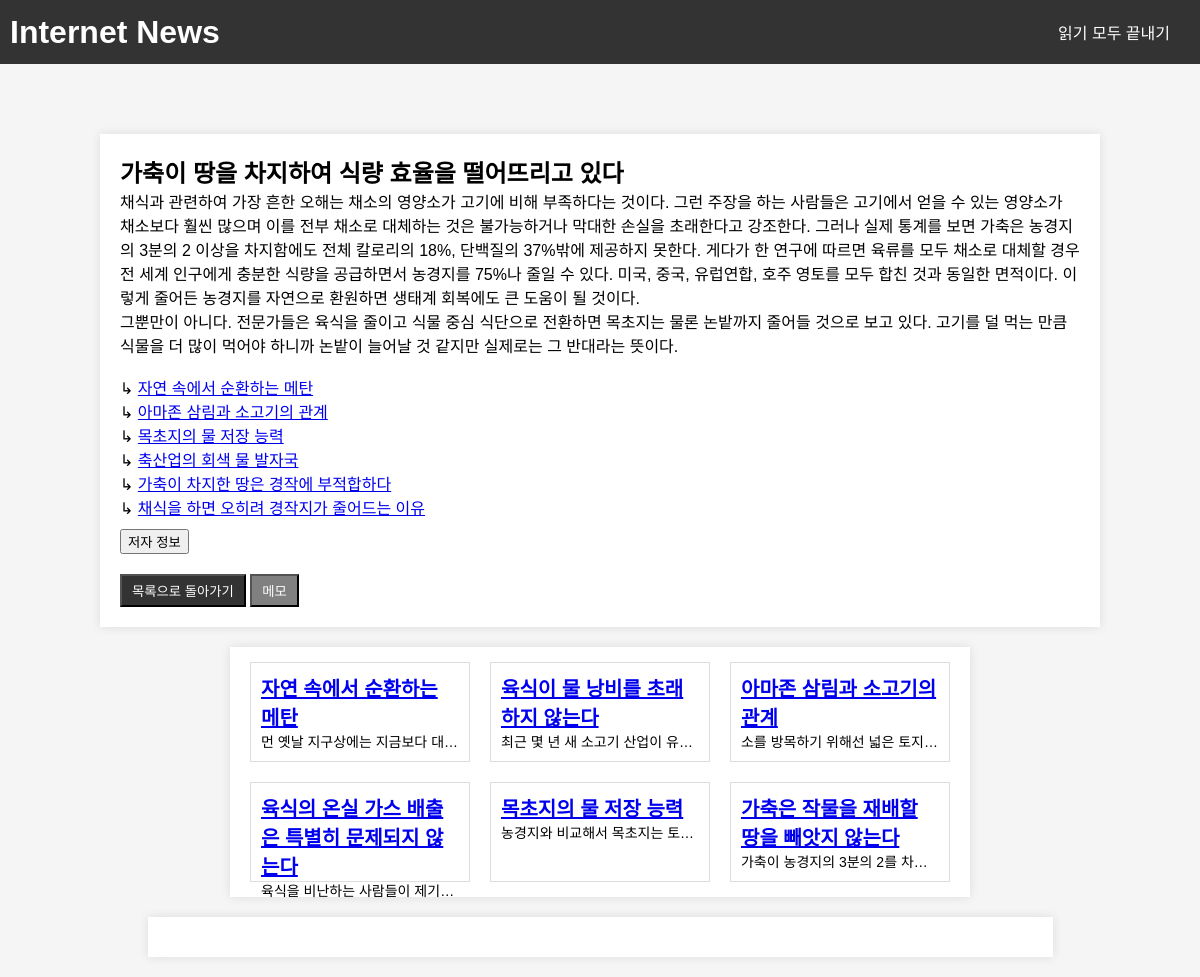
Page /article/6 on the committed database.
### app.py (models this page shows)
class Article(db.Model):
    id = db.Column(db.Integer, primary_key=True)
    title = db.Column(db.String(100), nullable=False)
    content = db.Column(db.Text, nullable=False)
    author_name = db.Column(db.String(100))  # 저자 이름
    author_occupation = db.Column(db.String(100))  # 저자 직업
    author_email = db.Column(db.String(100))  # 저자 이메일
    author_description = db.Column(db.Text)  # 저자 설명
    display_on_index = db.Column(db.Boolean, default=False)
    ratings = db.relationship('Rating', backref='article', lazy=True)

### app.py (the view)
@app.route('/article/<int:article_id>')
def article(article_id):
    article = Article.query.get_or_404(article_id)
    other_articles = Article.query.filter(Article.id != article_id).all()
    random_articles = random.sample(other_articles, min(6, len(other_articles))) if other_articles else []
    return render_template('/article/article.html', article=article, random_articles=random_articles)

### templates/article/article.html (shortened to what this page needs)
<!DOCTYPE html>
<html lang="en">
<head>
    <link rel="stylesheet" type="text/css" href="/static/styles.css">
</head>
<body>
    <header>
        <h1>Internet News</h1>
        <div>
            <a href="{{ url_for('end_page') }}" class="end-button">읽기 모두 끝내기</a>
        </div>
    </header>
    <div class="container">
        <h2>{{ article.title }}</h2>
        <p>
            {{ article.content.replace('\n', '<br>')|safe }}
        </p>
        <button class="modal-button" onclick="openModal()">저자 정보</button>
        <button class="back-button" onclick="showQuestionModal(startTime, articleId, authorInfoClicked)">목록으로 돌아가기</button>
        <button class="memo-button" onclick="openMemo()">메모</button>
    </div>
    {% if random_articles %}
    <div class="random-articles narrow-container">
        <div class="random-articles-grid">
            {% for random_article in random_articles %}
            <div class="random-article">
                <a href="{{ url_for('article', article_id=random_article.id) }}">
                    <h4>{{ random_article.title }}</h4>
                </a>
                <p>
                    {{ random_article.content[:100] }}...
                </p>
            </div>
            {% endfor %}
        </div>
    </div>
    {% endif %}
    <div class="memo-container" id="memoContainer"></div>
</body>
</html>

### static/styles.css (style rules this page uses)
body, h1, h2, p { margin: 0; padding: 0; }
body { font-family: Arial, sans-serif; background-color: #f5f5f5; }
header { background-color: #333; color: #fff; padding: 10px; text-align: center; display: flex; justify-content: space-between; align-items: center; }
header .end-button { display: inline-block; padding: 10px 20px; background-color: #333; color: #fff; text-decoration: none; border-radius: 5px; transition: background-color 0.3s; }
.container { max-width: 80%; margin: 20px auto; padding: 20px; background-color: #fff; box-shadow: 0 0 10px rgba(0, 0, 0, 0.1); margin-top: 70px; }
.narrow-container { max-width: 60%; margin: 20px auto; padding: 10px; background-color: #fff; box-shadow: 0 0 10px rgba(0, 0, 0, 0.1); }
.random-articles { margin-top: 20px; }
.random-article { width: calc(33.333% - 20px); height: 100px; border: 1px solid #ddd; padding: 10px; margin: 5px; cursor: pointer; box-sizing: border-box; background-color: #fff; }
.random-article h4 { font-size: 20px; margin: 0; }
.random-article p { font-size: 14px; margin: 0; text-overflow: ellipsis; white-space: nowrap; overflow: hidden; }
.back-button { display: inline-block; padding: 5px 10px; background-color: #333; color: #fff; text-decoration: none; margin-top: 20px; }
.memo-button { display: inline-block; padding: 5px 10px; background-color: gray; color: #fff; text-decoration: none; margin-top: 20px; }
.memo-container { max-width: 865px; margin: 20px auto; padding: 20px; background-color: #fff; box-shadow: 0 0 10px rgba(0, 0, 0, 0.1); }
.modal-button { display: block; margin-top: 10px; }
.random-articles-grid { display: flex; flex-wrap: wrap; gap: 10px; justify-content: center; padding: 0; }

### rows in the picture
Article: title "가축이 땅을 차지하여 식량 효율을 떨어뜨리고 있다", content.replace "채식과 관련하여 가장 흔한 오해는 채소의 영양소가 고기에 비해 부족하다는 것이다. 그런 주장을 하는 사람들은 고기에서 얻을 수 있는 영양소가 채소보다 훨씬 많으며 이를 전부 채소로 대체하는 것은 불가능하거나 막대한 손실을 초래한다고 강조한다. 그러나 실제 통계를 보면 가축은 농경지의 3분의 2 이상을 차지함에도 전체 칼로리의 18%, 단백질의 37%밖에 제공하지 못한다. 게다가 한 연구에 따르면 육류를 모두 채소로 대체할 경우 전 세계 인구에게 충분한 식량을 공급하면서 농경지를 75%나 줄일 수 있다. 미국, 중국, 유럽연합, 호주 영토를 모두 합친 것과 동일한 면적이다. 이렇게 줄어든 농경지를 자연으로 환원하면 생태계 회복에도 큰 도움이 될 것이다. 그뿐만이 아니다. 전문가들은 육식을 줄이고 식물 중심 식단으로 전환하면 목초지는 물론 논밭까지 줄어들 것으로 보고 있다. 고기를 덜 먹는 만큼 식물을 더 많이 먹어야 하니까 논밭이 늘어날 것 같지만 실제로는 그 반대라는 뜻이다. ↳ 자연 속에서 순환하는 메탄 ↳ 아마존 삼림과 소고기의 관계 ↳ 목초지의 물 저장 능력 ↳ 축산업의 회색 물 발자국 ↳ 가축이 차지한 땅은 경작에 부적합하다 ↳ 채식을 하면 오히려 경작지가 줄어드는 이유"
Article: title "자연 속에서 순환하는 메탄", content "먼 옛날 지구상에는 지금보다 대…"
Article: title "육식이 물 낭비를 초래하지 않는다", content "최근 몇 년 새 소고기 산업이 유…"
Article: title "아마존 삼림과 소고기의 관계", content "소를 방목하기 위해선 넓은 토지…"
Article: title "육식의 온실 가스 배출은 특별히 문제되지 않는다", content "육식을 비난하는 사람들이 제기…"
Article: title "목초지의 물 저장 능력", content "농경지와 비교해서 목초지는 토…"
Article: title "가축은 작물을 재배할 땅을 빼앗지 않는다", content "가축이 농경지의 3분의 2를 차…"
